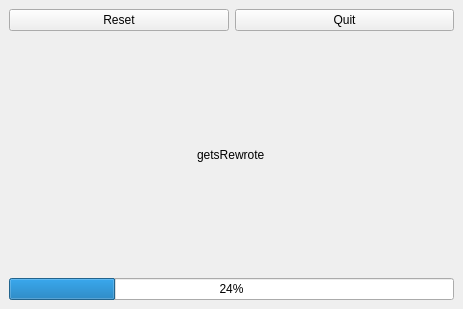
<?xml version="1.0" encoding="UTF-8"?>
<ui version="4.0">
 <class>MainWindow</class>
 <widget class="QMainWindow" name="MainWindow">
  <property name="geometry">
   <rect>
    <x>0</x>
    <y>0</y>
    <width>463</width>
    <height>309</height>
   </rect>
  </property>
  <property name="windowTitle">
   <string>MainWindow</string>
  </property>
  <widget class="QWidget" name="centralwidget">
   <layout class="QVBoxLayout" name="verticalLayout_2">
    <item>
     <layout class="QGridLayout" name="gridLayout"/>
    </item>
    <item>
     <layout class="QHBoxLayout" name="horizontalLayout">
      <item>
       <widget class="QPushButton" name="shuffleButton">
        <property name="text">
         <string>Reset</string>
        </property>
       </widget>
      </item>
      <item>
       <widget class="QPushButton" name="quitButton">
        <property name="text">
         <string>Quit</string>
        </property>
       </widget>
      </item>
     </layout>
    </item>
    <item alignment="Qt::AlignHCenter">
     <widget class="QLabel" name="label">
      <property name="text">
       <string>getsRewrote</string>
      </property>
     </widget>
    </item>
    <item>
     <widget class="QProgressBar" name="progressBar">
      <property name="value">
       <number>24</number>
      </property>
     </widget>
    </item>
   </layout>
  </widget>
  <action name="actionQuit">
   <property name="text">
    <string>Quit</string>
   </property>
  </action>
 </widget>
 <resources/>
 <connections/>
</ui>
